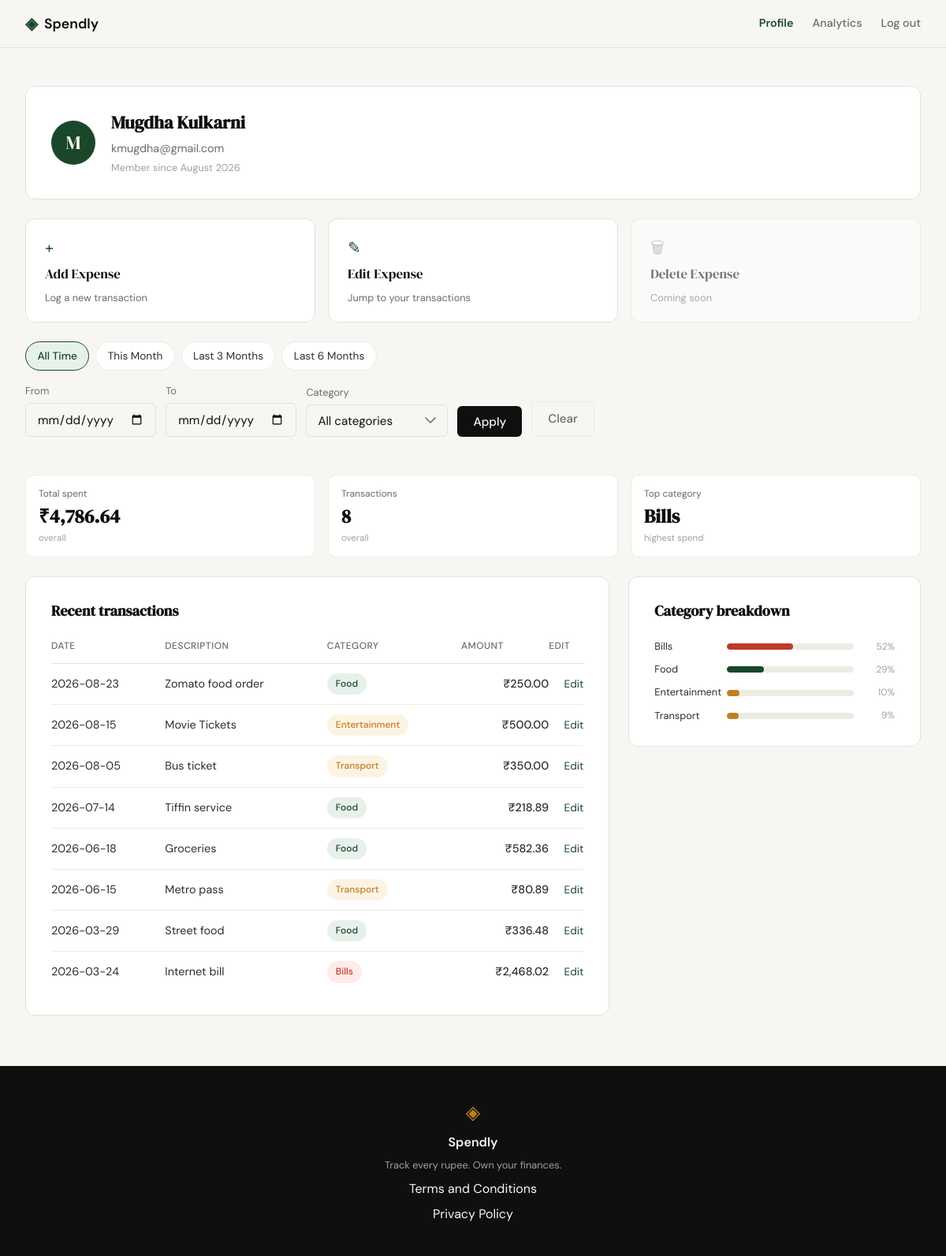
Screenshot of /profile (signed in) with the database file from the repository.
### tables this page shows
CREATE TABLE users (
            id            INTEGER PRIMARY KEY AUTOINCREMENT,
            name          TEXT    NOT NULL,
            email         TEXT    NOT NULL UNIQUE,
            password_hash TEXT    NOT NULL,
            created_at    TEXT    DEFAULT (datetime('now'))
        );

CREATE TABLE expenses (
            id          INTEGER PRIMARY KEY AUTOINCREMENT,
            user_id     INTEGER NOT NULL REFERENCES users(id),
            amount      REAL    NOT NULL,
            category    TEXT    NOT NULL,
            date        TEXT    NOT NULL,
            description TEXT,
            created_at  TEXT    DEFAULT (datetime('now'))
        );

### app.py (the view, shortened to what this page needs)
@app.route("/profile")
def profile():
    if not session.get("user_id"):
        return redirect(url_for("login"))
    user_id = session["user_id"]
    if get_user_by_id(user_id) is None:
        abort(404)
    selected_category = request.args.get("category") or None
    raw_from = _parse_iso_date(request.args.get("date_from"))
    raw_to = _parse_iso_date(request.args.get("date_to"))
    if raw_from and raw_to and raw_from > raw_to:
        flash("Start date must be before end date.", "error")
        date_from = date_to = None
    else:
        date_from, date_to = raw_from, raw_to
    date_from_str = date_from.isoformat() if date_from else None
    date_to_str = date_to.isoformat() if date_to else None
    today = date.today()
    month_end = date(
        today.year, today.month, calendar.monthrange(today.year, today.month)[1]
    )
    presets = {
        "this_month": {
            "date_from": date(today.year, today.month, 1).isoformat(),
            "date_to": month_end.isoformat(),
        },
        "last_3_months": {
            "date_from": _months_ago_start(today, 3).isoformat(),
            "date_to": today.isoformat(),
        },
        "last_6_months": {
            "date_from": _months_ago_start(today, 6).isoformat(),
            "date_to": today.isoformat(),
        },
        "all_time": {"date_from": None, "date_to": None},
    }
    if date_from_str is None and date_to_str is None:
        active_preset = "all_time"
    user = queries.get_user_by_id(user_id)
    summary = queries.get_summary_stats(
        user_id,
        category=selected_category,
        date_from=date_from_str,
        date_to=date_to_str,
    )
    transactions = queries.get_recent_transactions(
        user_id,
        category=selected_category,
        date_from=date_from_str,
        date_to=date_to_str,
    )
    categories = queries.get_category_breakdown(
        user_id,
        category=selected_category,
        date_from=date_from_str,
        date_to=date_to_str,
    )
    return render_template(
        "profile.html",
        user=user,
        summary=summary,
        transactions=transactions,
        categories=categories,
        category_options=CATEGORIES,
        selected_category=selected_category or "",
        selected_date_from=date_from_str or "",
        selected_date_to=date_to_str or "",
        active_preset=active_preset,
        presets=presets,
    )

### app.py (called while the page is built)
def _parse_iso_date(value):
    if not value:
        return None
    try:
        return datetime.strptime(value, "%Y-%m-%d").date()
    except ValueError:
        return None

def _months_ago_start(today, n):
    month_index = today.month - 1 - (n - 1)
    year = today.year + month_index // 12
    month = month_index % 12 + 1
    return date(year, month, 1)

### database/db.py (called while the page is built)
def get_db():
    conn = sqlite3.connect(
        DB_PATH,
        timeout=10,
    )
    conn.row_factory = sqlite3.Row
    conn.execute("PRAGMA foreign_keys = ON")
    conn.execute("PRAGMA busy_timeout = 10000")
    return conn

def get_user_by_id(user_id):
    with get_db() as db:
        return get_db().execute(
            """
            SELECT id, name, email, password_hash, created_at
            FROM users
            WHERE id = ?
            """,
            (user_id,),
        ).fetchone()

### database/queries.py (called while the page is built)
def get_user_by_id(user_id):
    with get_db() as conn:
        row = conn.execute(
            "SELECT name, email, created_at FROM users WHERE id = ?",
            (user_id,),
        ).fetchone()
    if row is None:
        return None
    created_at = datetime.strptime(row["created_at"], "%Y-%m-%d %H:%M:%S")
    member_since = created_at.strftime("%B %Y")  # e.g. "January 2026"
    return {
        "name": row["name"],
        "email": row["email"],
        "member_since": member_since,
    }

### templates/profile.html (shortened to what this page needs)
{% extends "base.html" %}
{% block head %}
<link rel="stylesheet" href="{{ url_for('static', filename='css/profile.css') }}">
{% endblock %}
{% block content %}
<section class="profile-section">
    <div class="profile-inner">
        <div class="profile-info-card">
            <div class="profile-avatar">{{ user.name[0]|upper }}</div>
            <div class="profile-info-details">
                <h1 class="profile-name">{{ user.name }}</h1>
                <p class="profile-email">{{ user.email }}</p>
                <p class="profile-since">Member since {{ user.member_since }}</p>
            </div>
        </div>
        <div class="profile-actions">
            <a href="{{ url_for('add_expense') }}" class="action-card action-card-primary">
                <span class="action-card-icon">+</span>
                <span class="action-card-title">Add Expense</span>
                <span class="action-card-desc">Log a new transaction</span>
            </a>
            <a href="{{ url_for('profile') }}#transactions" class="action-card action-card-primary">
                <span class="action-card-icon">✎</span>
                <span class="action-card-title">Edit Expense</span>
                <span class="action-card-desc">Jump to your transactions</span>
            </a>
            <div class="action-card action-card-disabled" aria-disabled="true">
                <span class="action-card-icon">🗑</span>
                <span class="action-card-title">Delete Expense</span>
                <span class="action-card-desc">Coming soon</span>
            </div>
        </div>
        <div class="profile-date-filters">
            <div class="preset-links">
                <a href="{{ url_for('profile', category=selected_category or none) }}"
                   class="preset-link {% if active_preset == 'all_time' %}preset-link-active{% endif %}">All Time</a>
                <a href="{{ url_for('profile', category=selected_category or none, date_from=presets.this_month.date_from, date_to=presets.this_month.date_to) }}"
                   class="preset-link {% if active_preset == 'this_month' %}preset-link-active{% endif %}">This Month</a>
                <a href="{{ url_for('profile', category=selected_category or none, date_from=presets.last_3_months.date_from, date_to=presets.last_3_months.date_to) }}"
                   class="preset-link {% if active_preset == 'last_3_months' %}preset-link-active{% endif %}">Last 3 Months</a>
                <a href="{{ url_for('profile', category=selected_category or none, date_from=presets.last_6_months.date_from, date_to=presets.last_6_months.date_to) }}"
                   class="preset-link {% if active_preset == 'last_6_months' %}preset-link-active{% endif %}">Last 6 Months</a>
            </div>
            <form class="custom-range-form {% if active_preset is none and (selected_date_from or selected_date_to) %}custom-range-active{% endif %}" method="get" action="{{ url_for('profile') }}">
                <div class="custom-range-field">
                    <label for="date_from">From</label>
                    <input type="date" id="date_from" name="date_from" class="form-input" value="{{ selected_date_from }}">
                </div>
                <div class="custom-range-field">
                    <label for="date_to">To</label>
                    <input type="date" id="date_to" name="date_to" class="form-input" value="{{ selected_date_to }}">
                </div>
                <div class="custom-range-field custom-range-category">
                    <label for="category">Category</label>
                    <select id="category" name="category" class="form-input">
                        <option value="" {% if selected_category == "" %}selected{% endif %}>All categories</option>
                    </select>
                </div>
                <button type="submit" class="btn-submit custom-range-submit">Apply</button>
                <a href="{{ url_for('profile') }}" class="btn-clear">Clear</a>
            </form>
        </div>
        <div class="profile-stats">
            <div class="stat-tile">
                <div class="stat-tile-label">Total spent</div>
                <div class="stat-tile-value">₹{{ "{:,.2f}".format(summary.total_spent) }}</div>
                <div class="stat-tile-meta">overall</div>
            </div>
            <div class="stat-tile">
                <div class="stat-tile-label">Transactions</div>
                <div class="stat-tile-value">{{ summary.transaction_count }}</div>
                <div class="stat-tile-meta">overall</div>
            </div>
            <div class="stat-tile">
                <div class="stat-tile-label">Top category</div>
                <div class="stat-tile-value">{{ summary.top_category }}</div>
                <div class="stat-tile-meta">highest spend</div>
            </div>
        </div>
        <div class="profile-panels-row">
            <div class="profile-panel profile-panel-transactions" id="transactions">
                <h2 class="profile-panel-title">Recent transactions</h2>
                <table class="profile-table">
                    <thead>
                        <tr>
                            <th>Date</th>
                            <th>Description</th>
                            <th>Category</th>
                            <th class="profile-table-amount">Amount</th>
                            <th class="profile-table-actions">Edit</th>
                        </tr>
                    </thead>
                    <tbody>
                        {% for tx in transactions %}
                        <tr>
                            <td>{{ tx.date }}</td>
                            <td>{{ tx.description or "" }}</td>
                            <td><span class="category-badge category-badge-{{ tx.category|lower }}">{{ tx.category }}</span></td>
                            <td class="profile-table-amount">₹{{ "{:,.2f}".format(tx.amount) }}</td>
                            <td class="profile-table-actions"><a href="{{ url_for('edit_expense', id=tx.id) }}">Edit</a></td>
                        </tr>
                        {% endfor %}
                    </tbody>
                </table>
            </div>
            <div class="profile-panel profile-panel-breakdown">
                <h2 class="profile-panel-title">Category breakdown</h2>
                <div class="stat-bars profile-breakdown">
                    {% for cat in categories %}
                    <div class="stat-bar-row">
                        <span class="stat-bar-cat">{{ cat.name }}</span>
                        <div class="stat-bar-track">
                            <div class="stat-bar category-bar-{{ cat.name|lower }}" style="width: {{ cat.pct }}%"></div>
                        </div>
                        <span class="stat-bar-pct">{{ cat.pct }}%</span>
                    </div>
                    {% endfor %}
                </div>
            </div>
        </div>
    </div>
</section>
{% endblock %}

### static/css/profile.css (style rules this page uses)
.profile-actions { display: grid; grid-template-columns: repeat(3, 1fr); gap: 1rem; }
.action-card { display: flex; flex-direction: column; gap: 0.35rem; background: var(--paper-card); border: 1px solid var(--border); border-radius: var(--radius-md); padding: 1.25rem 1.5rem; text-decoration: none; transition: border-color 0.2s, box-shadow 0.2s; }
.action-card-icon { font-size: 1.25rem; color: var(--accent); }
.action-card-title { font-family: var(--font-display); font-size: 1.05rem; color: var(--ink); }
.action-card-desc { font-size: 0.8rem; color: var(--ink-muted); }
.action-card-disabled { opacity: 0.55; cursor: not-allowed; }
.action-card-disabled .action-card-icon { color: var(--ink-faint); }
.profile-date-filters { display: flex; flex-wrap: wrap; align-items: flex-end; gap: 1rem; margin-bottom: 1.5rem; }
.preset-links { display: flex; gap: 0.5rem; flex-wrap: wrap; }
.preset-link { padding: 0.4rem 0.9rem; border-radius: var(--radius-lg); border: 1px solid var(--border-soft); background: var(--paper-card); color: var(--ink-soft); font-size: 0.85rem; text-decoration: none; transition: background 0.2s, color 0.2s, border-color 0.2s; }
.preset-link-active { background: var(--accent-light); color: var(--accent); border-color: var(--accent); font-weight: 500; }
.custom-range-form { display: flex; align-items: flex-end; gap: 0.75rem; flex-wrap: wrap; }
.custom-range-field label { display: block; font-size: 0.8rem; color: var(--ink-muted); margin-bottom: 0.3rem; }
.custom-range-category select.form-input { cursor: pointer; appearance: none; -webkit-appearance: none; -moz-appearance: none; background-repeat: no-repeat; background-position: right 0.875rem center; padding-right: 2.5rem; min-width: 180px; }
.custom-range-category select.form-input option { background: var(--paper-card); color: var(--ink); font-family: var(--font-body); }
.custom-range-category select.form-input option:checked { background: var(--accent-light); color: var(--accent); }
.custom-range-submit { width: auto; margin-top: 0; padding: 0.6rem 1.25rem; }
.btn-clear { padding: 0.6rem 1.25rem; border-radius: var(--radius-sm); border: 1px solid var(--border-soft); background: transparent; color: var(--ink-muted); font-size: 0.95rem; font-weight: 500; text-decoration: none; transition: border-color 0.2s, color 0.2s; }

### rows the page displays
users: name "M", name "Mugdha Kulkarni", email "kmugdha@gmail.com"
expenses: top_category "Bills", date "2026-03-24", description "Internet bill", category "Bills", amount "2,468.02"
expenses: date "2026-08-23", description "Zomato food order", category "Food", amount "250.00"
expenses: date "2026-08-15", description "Movie Tickets", category "Entertainment", amount "500.00"
expenses: date "2026-08-05", description "Bus ticket", category "Transport", amount "350.00"
expenses: date "2026-07-14", description "Tiffin service", category "Food", amount "218.89"
expenses: date "2026-06-18", description "Groceries", category "Food", amount "582.36"
expenses: date "2026-06-15", description "Metro pass", category "Transport", amount "80.89"
expenses: date "2026-03-29", description "Street food", category "Food", amount "336.48"

### other values shown
{{ user.member_since }} "August 2026"
{{ "{:,.2f}".format(summary.total_spent) }} "4,786.64"
{{ summary.transaction_count }} "8"
{{ cat.name }} "Bills" "Food" "Entertainment" "Transport"
{{ cat.pct }} "52" "29" "10" "9"
